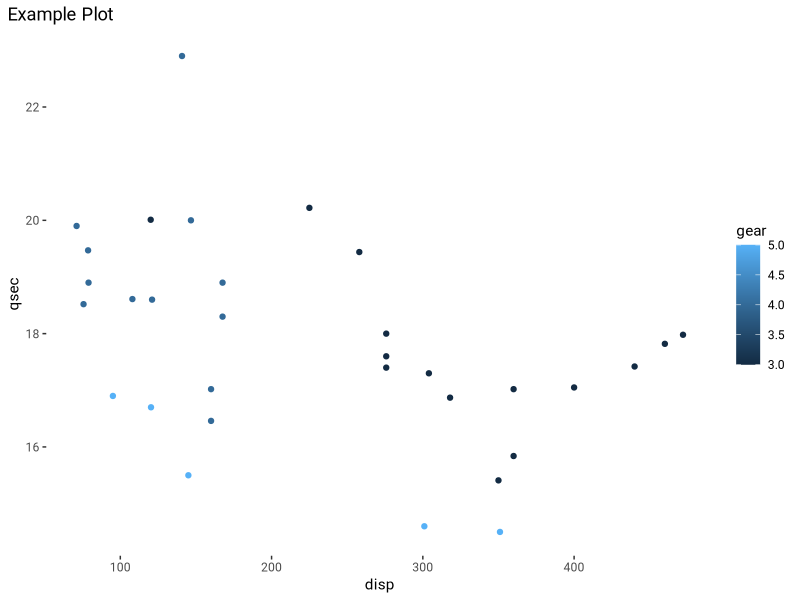

The R script that drew this image:
## ---- chunk 1
options(tidyverse.quiet = TRUE)

library(glue)
library(knitr)
library(tidyverse)
library(patchwork)
library(ragg)

knitr::opts_chunk$set(
  echo = FALSE,
  warning = FALSE,
  message = FALSE,
  error = FALSE,
  fig.path = 'output/figures/',
  fig.align = 'center',
  fig.show = "hold",
  dev = "ragg_png",
  fig.retina = 3,
  comment = ""
)

HITS_COL <- "#1E4287"
HITS_GREEN <- "#019050"
HITS_MAGENTA <- "#c3006b"
HITS_YELLOW <- "#ffcc00"

theme_set(ggthemes::theme_tufte(base_family = "Roboto") %+%
          theme(plot.title.position = "plot")
)
## ---- chunk 2
if (is_html_output()) {
  cat("
> **Dear reader**: You are holding in your hands the digital
  version of this document.
")
}
if (is_latex_output()) {
  cat("
> **Dear reader**: You are holding in your hands the
  print version of this document.
")
}
## ---- chunk 3
include_graphics("https://upload.wikimedia.org/wikipedia/commons/e/ea/Dog_coat_variation.png")
## ---- chunk 4
mtcars %>% 
  ggplot(aes(disp, qsec, color = gear)) +
  geom_point() +
  labs(title = "Example Plot")
## ---- chunk 5
if (is_html_output()) {
  cat(
'
<iframe width="560" height="315" src="https://www.youtube.com/embed/byDZTO1aNkQ" data-external="1" frameborder="0" allow="accelerometer; autoplay; clipboard-write; encrypted-media; gyroscope; picture-in-picture" allowfullscreen>

</iframe>

')
} else {
  cat(
'
<https://www.youtube.com/watch?v=byDZTO1aNkQ>
'
  )
}
